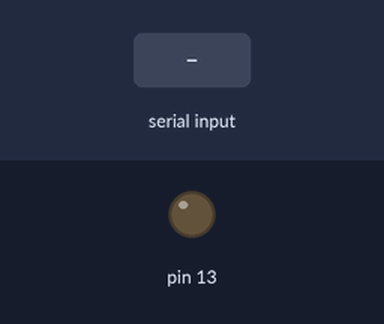
Bench run of a sketch on a simulated Arduino Uno, built with avr-gcc and run on an emulated ATmega328P. Shown: output pins drawn as LEDs (lit = HIGH). Inputs (shaded band) come from the test bench. What the sketch prints to the serial monitor is not drawn.

Above: at 1.2 s.
1.3 s: "1" received over the second serial link
At 2.4 s:
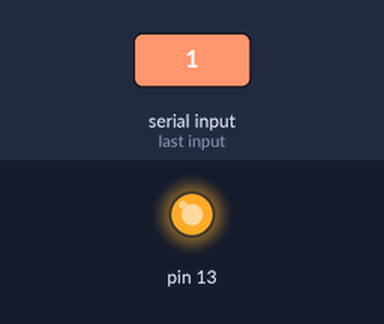
2.8 s: "0" received over the second serial link
Timing chart, 0 to 5.8 s (numbered marks = the images above; inputs shaded):
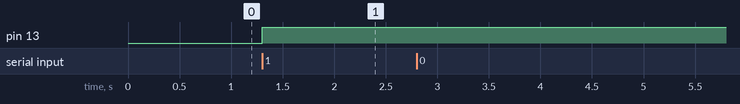

Measured:
- after the input at 1.3 s, pin 13: LOW → HIGH at once
- after the input at 2.8 s, every drawn part: stays the same

The sketch:

4-bluetooth_serialmonitor_and_ledblink.ino
```cpp
/*
 * Connection
 * HC-05    Arduino
 * TX       2(defined as RX)
 * RX       3(defined as TX)
 * VCC      5V
 * GND      GND
 */

#include <SoftwareSerial.h>

int RX = 2;
int TX = 3;

SoftwareSerial BTserial(RX, TX);

String BT_data;
String Arduino_data;

void setup() {
  // put your setup code here, to run once:
  Serial.begin(9600);
  BTserial.begin(9600);
   pinMode(13, OUTPUT);

}

void loop() {
  // put your main code here, to run repeatedly:

  // app to serial monitor
  if (BTserial.available())
  {
    BT_data = BTserial.readString();
    Serial.println(BT_data);
  }


  // serial monitor to app

  if (Serial.available())
  {
    Arduino_data = Serial.readString();
    BTserial.println(Arduino_data);
  }


  if (BTserial.available())

      {
    char data = BTserial.read(); // reading the data received from the bluetooth module
    switch (data)
    {
      case '1': digitalWrite(13, HIGH); break; // when a is pressed on the app on your smart phone
      case '0': digitalWrite(13, LOW); break; // when d is pressed on the app on your smart phone
      default : break;
    }
  }


}
```
